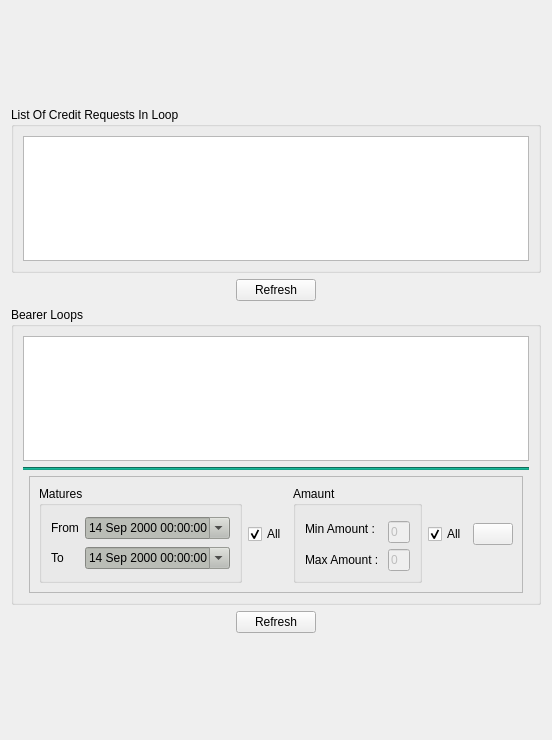
              <widget class="QWidget" name="tab_5">
               <attribute name="title">
                <string>ENDORSER</string>
               </attribute>
               <layout class="QVBoxLayout" name="verticalLayout_18">
                <item>
                 <spacer name="verticalSpacer_19">
                  <property name="orientation">
                   <enum>Qt::Vertical</enum>
                  </property>
                  <property name="sizeHint" stdset="0">
                   <size>
                    <width>20</width>
                    <height>96</height>
                   </size>
                  </property>
                 </spacer>
                </item>
                <item>
                 <layout class="QHBoxLayout" name="horizontalLayout_43">
                  <item>
                   <widget class="QGroupBox" name="groupBox_14">
                    <property name="sizePolicy">
                     <sizepolicy hsizetype="Maximum" vsizetype="Minimum">
                      <horstretch>0</horstretch>
                      <verstretch>0</verstretch>
                     </sizepolicy>
                    </property>
                    <property name="minimumSize">
                     <size>
                      <width>0</width>
                      <height>0</height>
                     </size>
                    </property>
                    <property name="maximumSize">
                     <size>
                      <width>700</width>
                      <height>300</height>
                     </size>
                    </property>
                    <property name="title">
                     <string>List Of Credit Requests In Loop</string>
                    </property>
                    <layout class="QHBoxLayout" name="horizontalLayout_5">
                     <item>
                      <widget class="QTableWidget" name="tableWidget_2">
                       <property name="sizePolicy">
                        <sizepolicy hsizetype="Minimum" vsizetype="Minimum">
                         <horstretch>0</horstretch>
                         <verstretch>0</verstretch>
                        </sizepolicy>
                       </property>
                       <property name="minimumSize">
                        <size>
                         <width>0</width>
                         <height>125</height>
                        </size>
                       </property>
                       <property name="maximumSize">
                        <size>
                         <width>16777215</width>
                         <height>125</height>
                        </size>
                       </property>
                       <property name="sizeIncrement">
                        <size>
                         <width>0</width>
                         <height>0</height>
                        </size>
                       </property>
                       <property name="font">
                        <font>
                         <pointsize>9</pointsize>
                        </font>
                       </property>
                       <property name="sizeAdjustPolicy">
                        <enum>QAbstractScrollArea::AdjustToContents</enum>
                       </property>
                       <property name="editTriggers">
                        <set>QAbstractItemView::NoEditTriggers</set>
                       </property>
                       <property name="selectionMode">
                        <enum>QAbstractItemView::SingleSelection</enum>
                       </property>
                       <property name="wordWrap">
                        <bool>true</bool>
                       </property>
                       <property name="cornerButtonEnabled">
                        <bool>false</bool>
                       </property>
                      </widget>
                     </item>
                    </layout>
                   </widget>
                  </item>
                 </layout>
                </item>
                <item>
                 <layout class="QHBoxLayout" name="horizontalLayout_46">
                  <item>
                   <widget class="QPushButton" name="pushButton_30">
                    <property name="sizePolicy">
                     <sizepolicy hsizetype="Maximum" vsizetype="Maximum">
                      <horstretch>0</horstretch>
                      <verstretch>0</verstretch>
                     </sizepolicy>
                    </property>
                    <property name="text">
                     <string>Refresh</string>
                    </property>
                   </widget>
                  </item>
                 </layout>
                </item>
                <item>
                 <layout class="QHBoxLayout" name="horizontalLayout_45">
                  <item>
                   <widget class="QGroupBox" name="groupBox_15">
                    <property name="sizePolicy">
                     <sizepolicy hsizetype="Maximum" vsizetype="Minimum">
                      <horstretch>0</horstretch>
                      <verstretch>0</verstretch>
                     </sizepolicy>
                    </property>
                    <property name="minimumSize">
                     <size>
                      <width>0</width>
                      <height>0</height>
                     </size>
                    </property>
                    <property name="maximumSize">
                     <size>
                      <width>700</width>
                      <height>300</height>
                     </size>
                    </property>
                    <property name="title">
                     <string>Bearer Loops</string>
                    </property>
                    <layout class="QGridLayout" name="gridLayout_34">
                     <item row="1" column="0" colspan="3">
                      <widget class="Line" name="line_3">
                       <property name="windowModality">
                        <enum>Qt::NonModal</enum>
                       </property>
                       <property name="sizePolicy">
                        <sizepolicy hsizetype="Minimum" vsizetype="Minimum">
                         <horstretch>0</horstretch>
                         <verstretch>0</verstretch>
                        </sizepolicy>
                       </property>
                       <property name="maximumSize">
                        <size>
                         <width>16777215</width>
                         <height>20</height>
                        </size>
                       </property>
                       <property name="font">
                        <font>
                         <pointsize>5</pointsize>
                        </font>
                       </property>
                       <property name="styleSheet">
                        <string notr="true">background-color: rgb(22, 160, 133);</string>
                       </property>
                       <property name="frameShadow">
                        <enum>QFrame::Sunken</enum>
                       </property>
                       <property name="lineWidth">
                        <number>1</number>
                       </property>
                       <property name="midLineWidth">
                        <number>0</number>
                       </property>
                       <property name="orientation">
                        <enum>Qt::Horizontal</enum>
                       </property>
                      </widget>
                     </item>
                     <item row="0" column="0" colspan="3">
                      <widget class="QTableWidget" name="tableWidget_4">
                       <property name="sizePolicy">
                        <sizepolicy hsizetype="Minimum" vsizetype="Minimum">
                         <horstretch>0</horstretch>
                         <verstretch>0</verstretch>
                        </sizepolicy>
                       </property>
                       <property name="minimumSize">
                        <size>
                         <width>0</width>
                         <height>125</height>
                        </size>
                       </property>
                       <property name="maximumSize">
                        <size>
                         <width>16777215</width>
                         <height>125</height>
                        </size>
                       </property>
                       <property name="sizeIncrement">
                        <size>
                         <width>0</width>
                         <height>0</height>
                        </size>
                       </property>
                       <property name="font">
                        <font>
                         <pointsize>9</pointsize>
                        </font>
                       </property>
                       <property name="sizeAdjustPolicy">
                        <enum>QAbstractScrollArea::AdjustToContents</enum>
                       </property>
                       <property name="editTriggers">
                        <set>QAbstractItemView::NoEditTriggers</set>
                       </property>
                       <property name="selectionMode">
                        <enum>QAbstractItemView::SingleSelection</enum>
                       </property>
                       <property name="wordWrap">
                        <bool>true</bool>
                       </property>
                       <property name="cornerButtonEnabled">
                        <bool>false</bool>
                       </property>
                      </widget>
                     </item>
                     <item row="2" column="1">
                      <widget class="QFrame" name="frame_49">
                       <property name="frameShape">
                        <enum>QFrame::StyledPanel</enum>
                       </property>
                       <property name="frameShadow">
                        <enum>QFrame::Raised</enum>
                       </property>
                       <layout class="QGridLayout" name="gridLayout_7">
                        <item row="0" column="0">
                         <widget class="QGroupBox" name="groupBox_3">
                          <property name="title">
                           <string>Matures</string>
                          </property>
                          <layout class="QGridLayout" name="gridLayout_14">
                           <item row="0" column="0" colspan="2">
                            <widget class="QLabel" name="label_65">
                             <property name="sizePolicy">
                              <sizepolicy hsizetype="Expanding" vsizetype="Preferred">
                               <horstretch>0</horstretch>
                               <verstretch>0</verstretch>
                              </sizepolicy>
                             </property>
                             <property name="text">
                              <string>From</string>
                             </property>
                            </widget>
                           </item>
                           <item row="3" column="0">
                            <widget class="QLabel" name="label_66">
                             <property name="sizePolicy">
                              <sizepolicy hsizetype="Expanding" vsizetype="Preferred">
                               <horstretch>0</horstretch>
                               <verstretch>0</verstretch>
                              </sizepolicy>
                             </property>
                             <property name="text">
                              <string>To</string>
                             </property>
                            </widget>
                           </item>
                           <item row="0" column="2">
                            <widget class="QDateTimeEdit" name="dateTimeEdit_3">
                             <property name="enabled">
                              <bool>false</bool>
                             </property>
                             <property name="styleSheet">
                              <string notr="true">background-color: rgb(186, 189, 182);
color: rgb(0, 0, 0);</string>
                             </property>
                             <property name="readOnly">
                              <bool>false</bool>
                             </property>
                             <property name="showGroupSeparator" stdset="0">
                              <bool>true</bool>
                             </property>
                             <property name="maximumDate">
                              <date>
                               <year>2025</year>
                               <month>12</month>
                               <day>31</day>
                              </date>
                             </property>
                             <property name="minimumDate">
                              <date>
                               <year>2000</year>
                               <month>9</month>
                               <day>14</day>
                              </date>
                             </property>
                             <property name="calendarPopup">
                              <bool>true</bool>
                             </property>
                            </widget>
                           </item>
                           <item row="3" column="2">
                            <widget class="QDateTimeEdit" name="dateTimeEdit_4">
                             <property name="enabled">
                              <bool>false</bool>
                             </property>
                             <property name="styleSheet">
                              <string notr="true">background-color: rgb(186, 189, 182);
color: rgb(0, 0, 0);</string>
                             </property>
                             <property name="readOnly">
                              <bool>false</bool>
                             </property>
                             <property name="showGroupSeparator" stdset="0">
                              <bool>true</bool>
                             </property>
                             <property name="maximumDate">
                              <date>
                               <year>2025</year>
                               <month>12</month>
                               <day>31</day>
                              </date>
                             </property>
                             <property name="minimumDate">
                              <date>
                               <year>2000</year>
                               <month>9</month>
                               <day>14</day>
                              </date>
                             </property>
                             <property name="calendarPopup">
                              <bool>true</bool>
                             </property>
                            </widget>
                           </item>
                          </layout>
                         </widget>
                        </item>
                        <item row="0" column="1">
                         <widget class="QCheckBox" name="checkBox_4">
                          <property name="styleSheet">
                           <string notr="true"/>
                          </property>
                          <property name="text">
                           <string>All</string>
                          </property>
                          <property name="checked">
                           <bool>true</bool>
                          </property>
                         </widget>
                        </item>
                        <item row="0" column="3">
                         <widget class="QCheckBox" name="checkBox_5">
                          <property name="styleSheet">
                           <string notr="true"/>
                          </property>
                          <property name="text">
                           <string>All</string>
                          </property>
                          <property name="checked">
                           <bool>true</bool>
                          </property>
                         </widget>
                        </item>
                        <item row="0" column="4">
                         <widget class="QPushButton" name="pushButton_43">
                          <property name="text">
                           <string/>
                          </property>
                         </widget>
                        </item>
                        <item row="0" column="2">
                         <widget class="QGroupBox" name="groupBox_18">
                          <property name="title">
                           <string>Amaunt</string>
                          </property>
                          <layout class="QGridLayout" name="gridLayout_4">
                           <item row="0" column="0" rowspan="2" colspan="2">
                            <widget class="QLabel" name="label_54">
                             <property name="sizePolicy">
                              <sizepolicy hsizetype="Maximum" vsizetype="Preferred">
                               <horstretch>0</horstretch>
                               <verstretch>0</verstretch>
                              </sizepolicy>
                             </property>
                             <property name="text">
                              <string>Min Amount : </string>
                             </property>
                            </widget>
                           </item>
                           <item row="1" column="1">
                            <widget class="QLineEdit" name="lineEdit_29">
                             <property name="enabled">
                              <bool>false</bool>
                             </property>
                             <property name="text">
                              <string>0</string>
                             </property>
                            </widget>
                           </item>
                           <item row="2" column="0">
                            <widget class="QLabel" name="label_55">
                             <property name="text">
                              <string>Max Amount : </string>
                             </property>
                            </widget>
                           </item>
                           <item row="2" column="1">
                            <widget class="QLineEdit" name="lineEdit_30">
                             <property name="enabled">
                              <bool>false</bool>
                             </property>
                             <property name="text">
                              <string>0</string>
                             </property>
                             <property name="placeholderText">
                              <string/>
                             </property>
                            </widget>
                           </item>
                          </layout>
                         </widget>
                        </item>
                       </layout>
                      </widget>
                     </item>
                    </layout>
                   </widget>
                  </item>
                 </layout>
                </item>
                <item>
                 <layout class="QHBoxLayout" name="horizontalLayout_49">
                  <item>
                   <widget class="QPushButton" name="pushButton_35">
                    <property name="sizePolicy">
                     <sizepolicy hsizetype="Maximum" vsizetype="Maximum">
                      <horstretch>0</horstretch>
                      <verstretch>0</verstretch>
                     </sizepolicy>
                    </property>
                    <property name="text">
                     <string>Refresh</string>
                    </property>
                   </widget>
                  </item>
                 </layout>
                </item>
                <item>
                 <spacer name="verticalSpacer_20">
                  <property name="orientation">
                   <enum>Qt::Vertical</enum>
                  </property>
                  <property name="sizeHint" stdset="0">
                   <size>
                    <width>20</width>
                    <height>96</height>
                   </size>
                  </property>
                 </spacer>
                </item>
               </layout>
              </widget>
